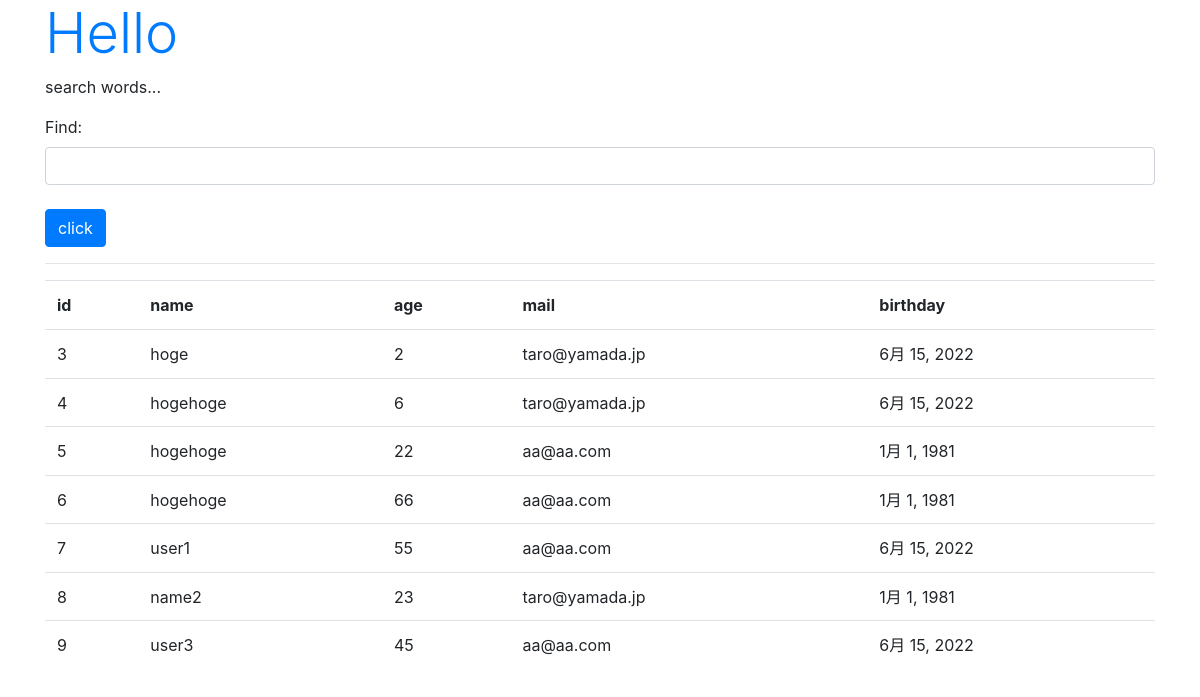
/hello/find, run on the app's committed database.
### hello/models.py (models this page shows, shortened)
class Friend(models.Model):
    name=models.CharField(max_length=100,validators=[number_only])
    mail=models.EmailField(max_length=200)
    gender=models.BooleanField()
    age=models.IntegerField(validators=[MinValueValidator(0),MaxValueValidator(150)])
    birthday=models.DateField()

### hello/views.py (the view)
# urls.py: path('find', views.find, name='find'),
def find(request):
    if (request.method == 'POST'):
        msg = request.POST['find']
        form = FindForm(request.POST)
        sql = 'select * from hello_friend'
        if (msg != ''):
            sql += ' where ' + msg
        data = Friend.objects.raw(sql)
        msg = sql
    else:
        msg = 'search words...'
        form = FindForm()
        data =Friend.objects.all()
    params = {
        'title': 'Hello',
        'message': msg,
        'form':form,
        'data':data,
    }
    return render(request, 'hello/find.html', params)

### hello/forms.py
class FindForm(forms.Form):
    find = forms.CharField(label='Find', required=False, \
        widget=forms.TextInput(attrs={'class':'form-control'}))

### hello/templates/hello/find.html (shortened to what this page needs)
{% load static %}
<!doctype html>
<html lang="ja">
<head>
    <link rel="stylesheet"
    href="https://stackpath.bootstrapcdn.com/bootstrap/4.3.1/css/bootstrap.min.css"
>
</head>
<body class="container">
    <h1 class="display-4 text-primary">
        {{title}}</h1>
    <p>{{message|safe}}</p>
    <form action="{% url 'find' %}" method="post">
    {{ form.as_p }}
    <tr><th></th><td>
        <input type="submit" value="click"
            class="btn btn-primary mt-2"></td></tr>
    </form>
    <hr>
    <table class="table">
        <tr>
            <th>id</th>
            <th>name</th>
            <th>age</th>
            <th>mail</th>
            <th>birthday</th>
        </tr>
    {% for item in data %}
        <tr>
            <td>{{item.id}}</td>
            <td>{{item.name}}</td>
            <td>{{item.age}}</td>
            <td>{{item.mail}}</td>
            <td>{{item.birthday}}</td>
        <tr>
    {% endfor %}
    </table>
</body>
</html>

### data on the page
Friend: id "3", name "hoge", age "2", mail "taro@yamada.jp", birthday "6月 15, 2022"
Friend: id "4", name "hogehoge", age "6", mail "taro@yamada.jp", birthday "6月 15, 2022"
Friend: id "5", name "hogehoge", age "22", mail "aa@aa.com", birthday "1月 1, 1981"
Friend: id "6", name "hogehoge", age "66", mail "aa@aa.com", birthday "1月 1, 1981"
Friend: id "7", name "user1", age "55", mail "aa@aa.com", birthday "6月 15, 2022"
Friend: id "8", name "name2", age "23", mail "taro@yamada.jp", birthday "1月 1, 1981"
Friend: id "9", name "user3", age "45", mail "aa@aa.com", birthday "6月 15, 2022"

### other printed values
{{ title }} "Hello"
{{ message|safe }} "search words..."
